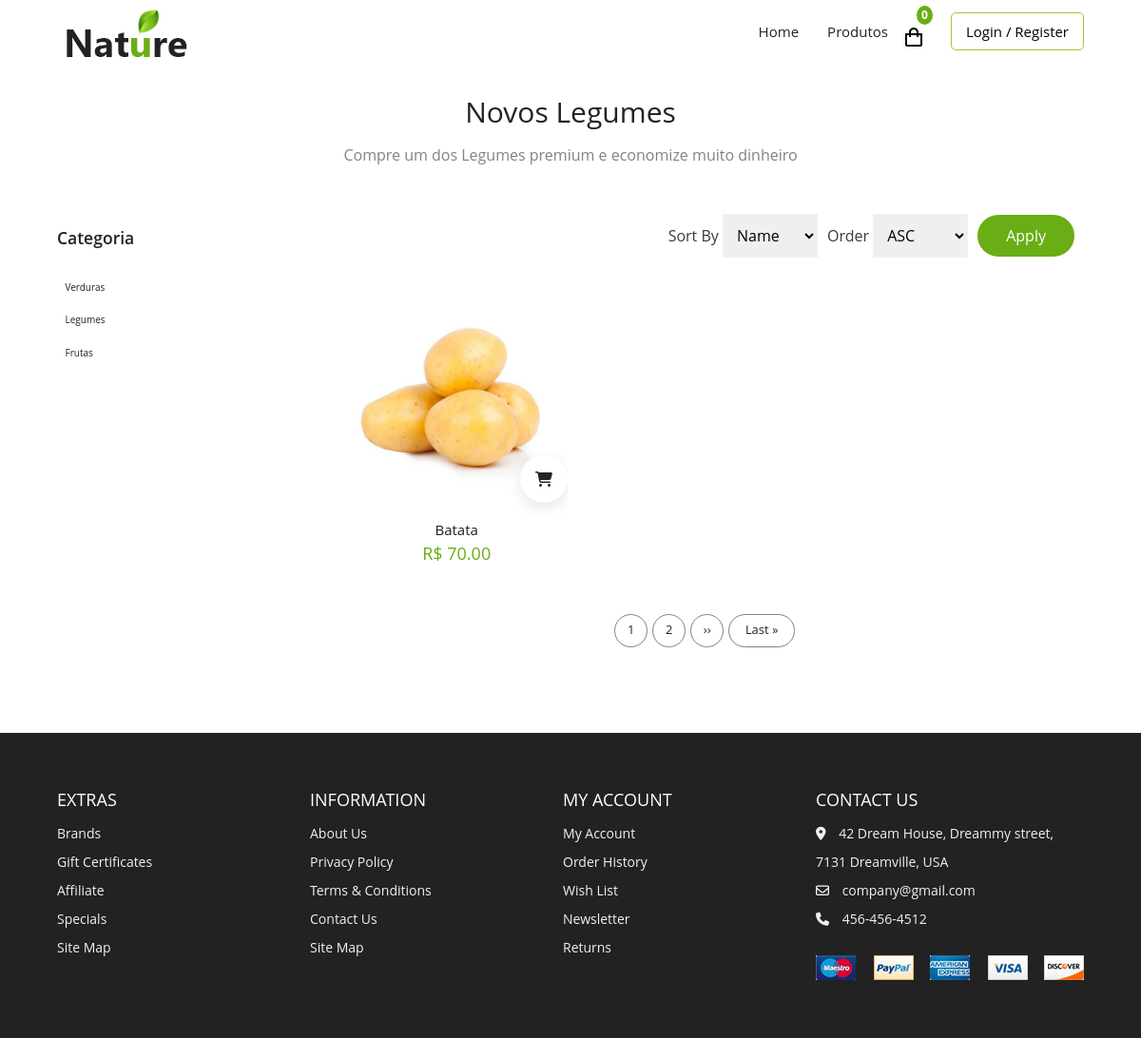
/produtos/produtos/legumes/, run on the app's committed database.
### produtos/models.py (models this page shows, shortened)
class Category(models.Model):
    name = models.CharField(max_length = 100, unique = True, help_text = " Nome da categoria dos produtos ")
    slug = models.SlugField(max_length = 100, unique = True, help_text = "Slug do nome do produtos ")
    class Meta:
        ordering = ('-name',)

class Product(models.Model):
    category = models.ForeignKey(Category, related_name = "products", on_delete = models.CASCADE, help_text = "categoria do produto")
    name = models.CharField(max_length = 150, unique = True, help_text = "Nome do Produto")
    slug = models.SlugField(max_length = 150, unique = True)
    image = models.ImageField(upload_to = 'products', help_text = "image do Produto")
    description = models.TextField(help_text = "Descrição do Produto")
    shu = models.CharField(max_length = 40, )
    price = models.DecimalField(max_digits = 10, decimal_places = 2, help_text = "O Valor do Produto")
    available  = models.BooleanField(default = True)
    def get_absolute_url(self):
        return reverse('produtos:details', args=[self.category.slug, self.slug])
    class Meta:
        ordering = ('shu',)

### produtos/views.py (the view)
# urls.py: path('',views.List_Products.as_view(), name = 'list_products'),
class List_Products(View):
    def get(self, request, categoria_slug = None):
        categorias = Category.objects.all()
        requested_categoria = None
        produtos = Product.objects.all()
        if categoria_slug:
            requested_categoria = get_object_or_404(Category, slug = categoria_slug)
            produtos = Product.objects.filter(category = requested_categoria)
        return render(request, 'produtos/list.html',{
            'categorias':categorias, 'produtos':produtos, 'requested_categoria':requested_categoria,
            })

### produtos/templates/produtos/list.html (shortened to what this page needs)
{% extends 'base.html' %}
{% load static %}
{% block index %}
  <section class="section products">
    <div class="title banner_products">
      {% if requested_categoria %}
      {% if requested_categoria.name  == 'Frutas'%}
      <h2>Novas {{ requested_categoria.name  }}</h2>
      <span>Compre uma das {{ requested_categoria.name  }} premium e economize muito dinheiro</span>
      {%elif requested_categoria.name  == 'Verduras'%}
      <h2>Novas {{ requested_categoria.name  }}</h2>
      <span>Compre uma das {{ requested_categoria.name  }} premium e economize muito dinheiro</span>
      {% else %}
      <h2>Novos {{ requested_categoria.name  }}</h2>
      <span>Compre um dos {{ requested_categoria.name  }} premium e economize muito dinheiro</span>
      {% endif %}
      {% else %}
      <h2>Novos Produtos</h2>
      <span>Selecione um dos produtos premium e economize muito dinheiro</span>
      {% endif %}
    </div>
    <div class="products-layout container">
      <div class="col-1-of-3">
        <div>
          <div class="block-title mt-4">
            <h3>Categoria</h3>
          </div>
          <br>
          <ul class="block-content list-group-item  border-0 p-0 selected">
            {% for categoria in categorias %}
            <li
            {% if categoria.slug == requested_category.slug  %}
            class="list-group-item  border-0 p-0 selected"
            {% else %}
            class="list-group-item  border-0 p-0 unselected"
            {% endif %}>
            <a href="{% url 'produtos:produtos_list_da_categoria' categoria.slug %}" class="btn btn-block text-left">
            {{ categoria.name }}
            </a>
            </li>
            {% endfor %}
          </ul>
        </div>
      </div>
      <div class="col-3-of-4">
        <form action="">
          <div class="item">
            <label for="sort-by">Sort By</label>
            <select name="sort-by" id="sort-by">
              <option value="title" selected="selected">Name</option>
            </select>
          </div>
          <div class="item">
            <label for="order-by">Order</label>
            <select name="order-by" id="sort-by">
              <option value="ASC" selected="selected">ASC</option>
            </select>
          </div>
          <a href="">Apply</a>
        </form>
        <div class="product-layout">
          {% if Categoria_produtos %}
          {% for produto in Categoria_produtos %}
          <div class="product">
            <div class="img-container">
              <img src="{% static 'images/product-1.jpg' %}" alt="" />
              <div class="addCart">
                <i class="fas fa-shopping-cart"></i>
              </div>
              <ul class="side-icons">
                <span><i class="fas fa-search"></i></span>
                <span><i class="far fa-heart"></i></span>
                <span><i class="fas fa-sliders-h"></i></span>
              </ul>
            </div>
            <div class="bottom">
              <a href="productDetails.html">Bambi Print Mini Backpack</a>
              <div class="price">
                <span>$150</span>
              </div>
            </div>
          </div>
          {% endfor %}
          {% else %}
          {% for produto in produtos %}
          <div class="product">
            <div class="img-container">
              <img src="{{ produto.image.url }}" alt="" />
              <div class="addCart">
                <i class="fas fa-shopping-cart"></i>
              </div>
              <ul class="side-icons">
              </ul>
            </div>
            <div class="bottom">
              <a href="{{ produto.get_absolute_url  }} ">{{ produto.name }}</a>
              <div class="price">
                <span>R$ {{ produto.price }}</span>
              </div>
            </div>
          </div>
          {% endfor %}
          {% endif %}
        </div>
        <ul class="pagination">
          <span>1</span>
          <span>2</span>
          <span class="icon">››</span>
          <span class="last">Last »</span>
        </ul>
      </div>
    </div>
  </section>
  {% endblock %}

### static/styles.css (style rules this page uses)
:root { --primary: #69ae14; --white: #fff; --black: #222; --grey1: #3a3b3c; --grey2: #828282; }
*, *::before, *::after { margin: 0; padding: 0; box-sizing: inherit; }
html { box-sizing: border-box; font-size: 62.5%; }
body { font-family: "Open Sans", sans-serif; font-size: 1.6rem; background-color: var(--white); color: var(--black); font-weight: 400; }
h1, h2, h3, h4, h5 { font-weight: 600; }
a { text-decoration: none; color: inherit; }
li { list-style: none; }
.container { max-width: 114rem; margin: 0 auto; }
@media (max-width: 1200px) { .container { padding: 0 3rem; } }
.section { padding: 10rem 0 5rem 0; overflow: hidden; }
.section .title { text-align: center; margin-bottom: 5rem; }
.section .title h2 { font-size: 3rem; font-weight: 400; margin-bottom: 1.5rem; }
.section .title span { color: var(--grey2); }
.section .product-layout { display: grid; grid-template-columns: repeat(auto-fit, minmax(25rem, 1fr)); gap: 3rem; max-width: 130rem; margin: 0 auto; padding: 0 1.6rem; }
.product { overflow: hidden; }
.product .img-container { position: relative; cursor: pointer; }
.product .img-container img { object-fit: cover; height: 100%; width: 100%; }
.product .bottom { padding: 1rem; text-align: center; }
.product .bottom a { margin-bottom: 1rem; font-weight: inherit; font-size: 1.5rem; }
.product .bottom span { color: var(--primary); font-size: 1.8rem; }
.product .addCart { position: absolute; right: 0; bottom: 0.6rem; background-color: var(--white); border-radius: 50%; padding: 1.3rem 1.6rem; box-shadow: 0 0.5rem 1.5rem rgba(0, 0, 0, 0.1); transition: all 300ms ease-in-out; }
.product i { transition: all 300ms ease-in-out; }
.product .side-icons { position: absolute; right: 0; top: 30%; transform: translate(80%, -50%); display: flex; flex-direction: column; padding: 1rem; transition: all 500ms ease-in-out; }
.products-layout { display: grid; grid-template-columns: 1.05fr 3fr; gap: 0 1rem; }
.col-3-of-4 .product-layout { grid-template-columns: repeat(3, 1fr); }
.col-3-of-4 { text-align: center; }
.col-3-of-4 form { display: flex; align-items: center; justify-content: end; margin-bottom: 3rem; }
.col-3-of-4 form .item { margin-right: 1rem; }
.col-3-of-4 form label { color: var(--grey1); }
.col-3-of-4 form select { font-family: "Open Sans", sans-serif; padding: 1rem; width: 10rem; border: 1px solid #f2f2f2; outline: none; }
.col-3-of-4 form a { display: inline-block; padding: 1rem 3rem; border-radius: 4rem; margin-right: 1rem; background-color: var(--primary); color: var(--white); transition: all 300ms ease-in-out; }
.block-content li { margin-bottom: 1rem; }
.pagination { display: flex; justify-content: center; align-items: center; margin: 4rem 0; }
.pagination span { display: flex; align-items: center; justify-content: center; width: 3.5rem; height: 3.5rem; border-radius: 50%; color: var(--black); font-size: 1.3rem; border: 1px solid var(--grey2); margin-right: 0.5rem; cursor: pointer; }
.pagination span.last { width: 7rem; border-radius: 3rem; }

### data on the page
Category: name "Legumes"
Category: name "Verduras"
Category: name "Frutas"
Product: image (picture), name "Batata", price "70.00"
